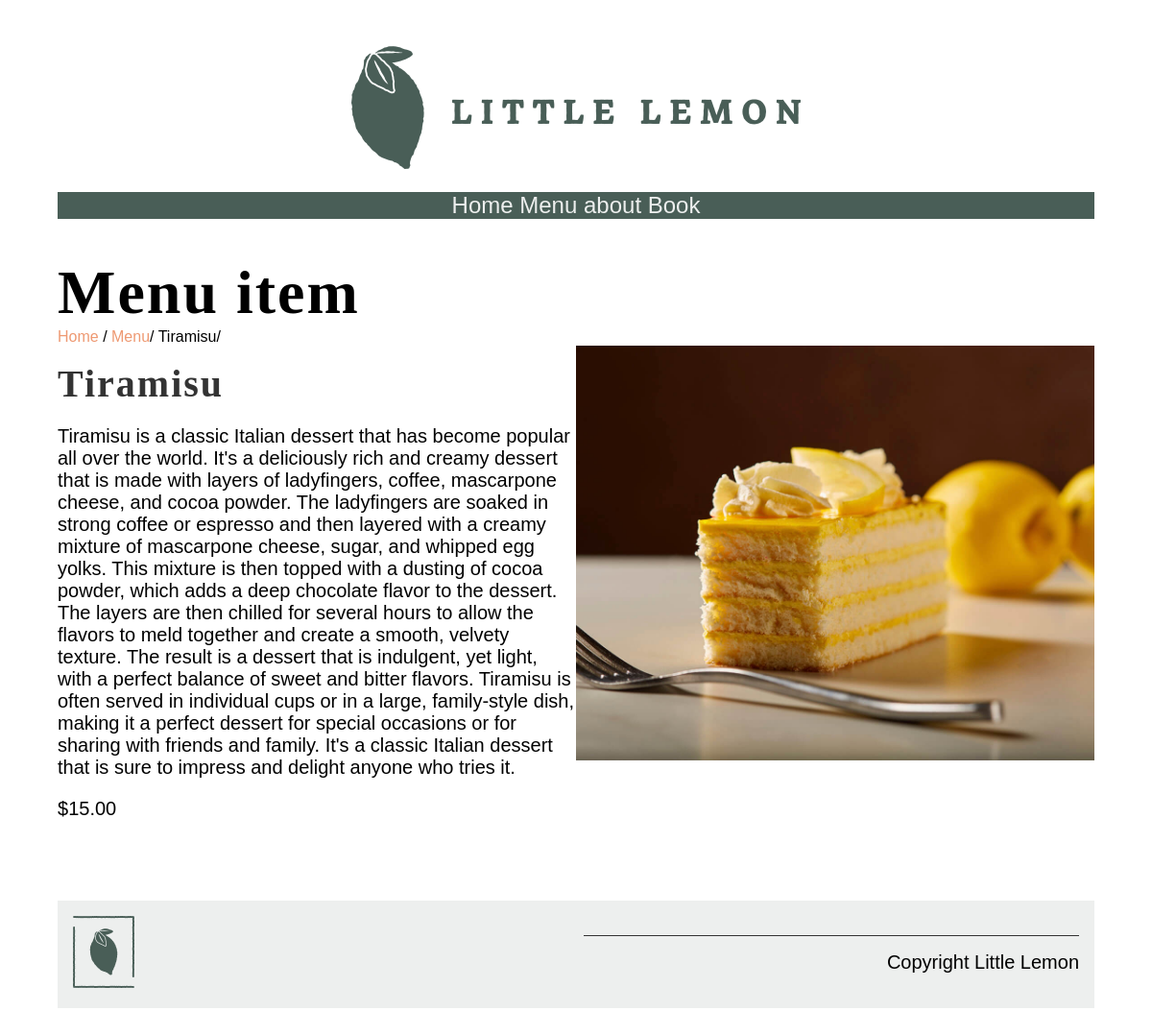
The page /menu-item/2/ on the database its author committed.
### restaurant/models.py (models this page shows, shortened)
class Menu(models.Model):
    name = models.CharField(max_length=20)
    price = models.IntegerField()
    description = models.TextField(max_length=2000)
    img = models.ImageField(blank=True,null=True,upload_to='menu_items/')

### restaurant/views.py (the view)
# urls.py: path('menu-item/<int:pk>/', views.display_menu_items, name="menu-item"),
def display_menu_items(request, pk=None):
    if pk:
        menu_item = Menu.objects.get(pk=pk)
    else:
        menu_item = ''
    context = {
        'menu_item': menu_item,
    }
    return render(request, 'pages/menu_item.html', context)

### restaurant/templates/pages/menu_item.html
{% extends 'pages/base.html' %}
{% load static %}
{% block content %}
<section>
   <article>
      <h1>Menu item</h1>
      <span>
         <a href="">Home</a> /
         <a href="{% url 'menu' %}">Menu</a>/
         {{ menu_item.name }}/
      </span>
      <div class="row">
         <div class="column">
            <h2>
               {{ menu_item.name }}
            </h2>
            <p>
               {{ menu_item.description }}
            </p>
            <p>
               ${{ menu_item.price }}.00
            </p>
         </div>
         <article>
            <img src="{{ menu_item.img.url }}" alt="{{ menu_item.name }}">
         </article>
   </article>
</section>
{% endblock %}

### restaurant/static/css/style.css (style rules this page uses)
body { font-family: 'Karla', sans-serif; margin-top: 3rem; margin-bottom: 3rem; margin-left: 5%; margin-right: 5%; }
h1, h2, h3, h4, h5, h6 { font-family: 'Markazi Text', serif; letter-spacing: 2px;; }
h1 { font-size: 4rem; margin-top: 1.5rem; margin-bottom: 0; }
h2 { font-size: 2.5rem; color: #333333; margin:1rem 0; }
p, ul { font-size: 1.25rem;; }
a { color: #EE9972; text-decoration: none; }
section { display: flex; gap: 2rem 1rem; margin-top: 1rem; margin-bottom: 1rem; flex-direction: row; }
article { flex:1; }
article img { max-width: 100%; }
.row { display: flex; flex-direction: row; width: 100%; padding-bottom: 1rem; }
.column { flex-basis: 50%; margin-bottom: 1rem; padding-bottom: 1rem; }

### rows shown on the page
Menu: name "Tiramisu", description "Tiramisu is a classic Italian dessert that has become popular all over the world. It's a deliciously rich and creamy dessert that is made with layers of ladyfingers, coffee, mascarpone cheese, and cocoa powder. The ladyfingers are soaked in strong coffee or espresso and then layered with a creamy mixture of mascarpone cheese, sugar, and whipped egg yolks. This mixture is then topped with a dusting of cocoa powder, which adds a deep chocolate flavor to the dessert. The layers are then chilled for several hours to allow the flavors to meld together and create a smooth, velvety texture. The result is a dessert that is indulgent, yet light, with a perfect balance of sweet and bitter flavors.…", price "15", img (picture)
